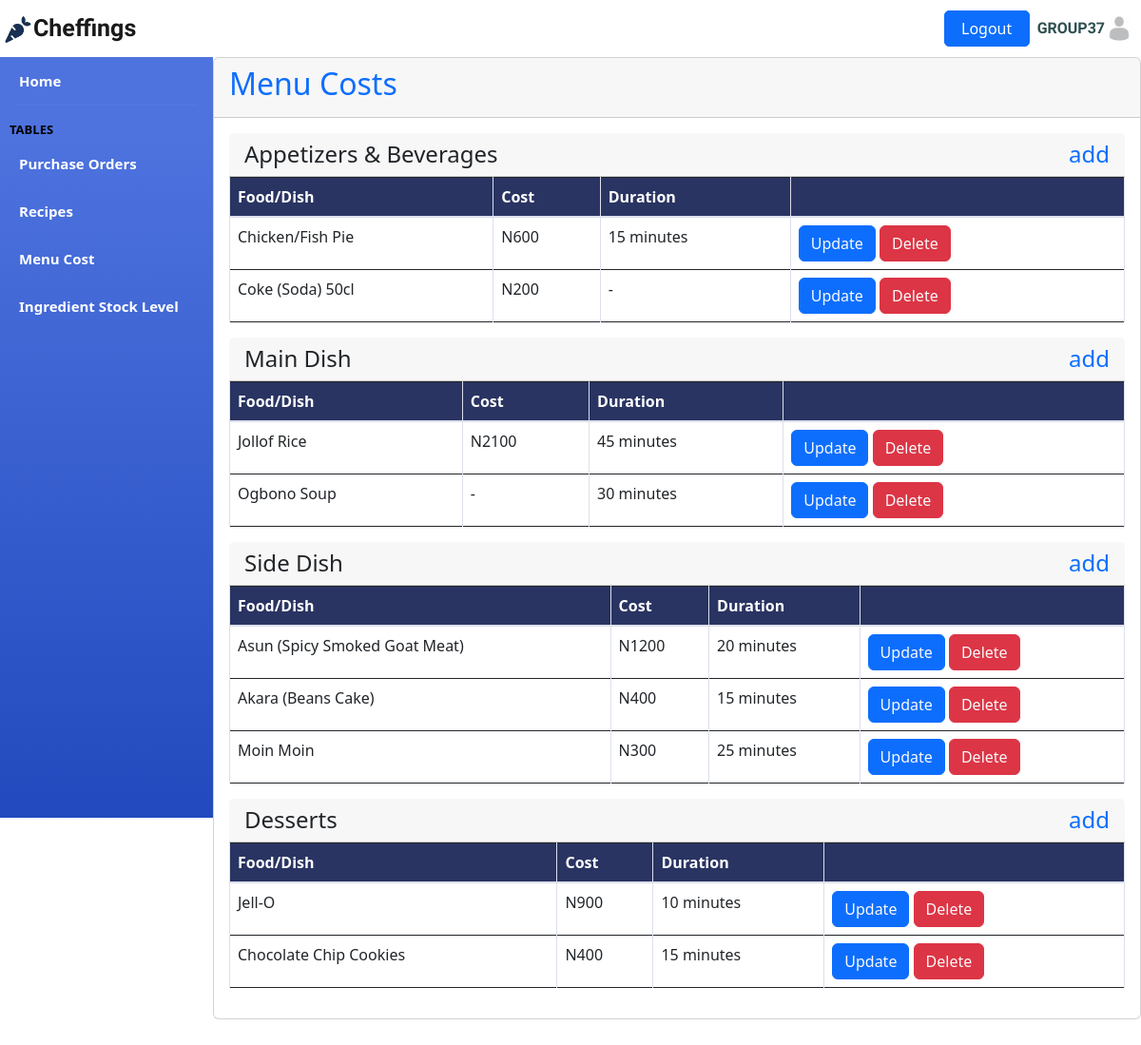
Screenshot of /inventory_pages/menu.php (signed in) with the database file from the repository.
### tables this page shows
CREATE TABLE `admin_table` (
  `id` int(11) NOT NULL,
  `user_id` int(11) NOT NULL,
  `user_name` varchar(50) NOT NULL,
  `password` varchar(50) NOT NULL,
  `cpassword` varchar(50) NOT NULL,
  `date` timestamp NOT NULL DEFAULT current_timestamp()
);

CREATE TABLE `appetizers_bev` (
  `id` int(11) NOT NULL,
  `dish` text NOT NULL,
  `cost` text NOT NULL,
  `duration` text NOT NULL,
  `ingredients` text NOT NULL,
  `make_it` text NOT NULL,
  `date` timestamp NOT NULL DEFAULT current_timestamp() ON UPDATE current_timestamp()
);

CREATE TABLE `main_dish` (
  `id` int(11) NOT NULL,
  `dish` text NOT NULL,
  `cost` text NOT NULL,
  `duration` text NOT NULL,
  `ingredients` text NOT NULL,
  `make_it` text NOT NULL,
  `date` timestamp NOT NULL DEFAULT current_timestamp() ON UPDATE current_timestamp()
);

CREATE TABLE `side_dish` (
  `id` int(11) NOT NULL,
  `dish` text NOT NULL,
  `cost` text NOT NULL,
  `duration` text NOT NULL,
  `ingredients` text NOT NULL,
  `make_it` text NOT NULL,
  `date` timestamp NOT NULL DEFAULT current_timestamp() ON UPDATE current_timestamp()
);

CREATE TABLE `desserts` (
  `id` int(11) NOT NULL,
  `dish` text NOT NULL,
  `cost` text NOT NULL,
  `duration` text NOT NULL,
  `ingredients` text NOT NULL,
  `make_it` text NOT NULL,
  `date` timestamp NOT NULL DEFAULT current_timestamp() ON UPDATE current_timestamp()
);

### includes/functions.php (called while the page is built, shortened)
<?php
function check_login($connect)
{
	if (isset($_SESSION['user_id'])) {
		$id = $_SESSION['user_id'];
		$query = "select * from admin_table where user_id = '$id' limit 1";
		$result = mysqli_query($connect, $query);
		if ($result&&mysqli_num_rows($result) > 0) {
			$user_data = mysqli_fetch_assoc($result);
			return $user_data;
		}
	}
	die;
}

### inventory_pages/menu.php (the view, shortened to what this page needs)
<?php
	include("../includes/connection.php");
	include("../includes/topbar.php");
	include("../includes/sidebar.php");
?>
<!DOCTYPE html>
<html>
<head>
</head>
<body>
<div class="card">
			<div class="card-header text-primary">
				<h2>Menu Costs</h2>
			</div>
	<div class="card-body" id="order-table">
		<div>
			<h4 class="card-header">Appetizers & Beverages <a href="new_appetizers.php" style="float:right;">add</a></h4>
		</div>
		<div class="table-responsive">
			<table class="table table-bordered table-hover">
				<thead>
					<tr>
						<th>Food/Dish</th>
						<th>Cost</th>
						<th>Duration</th>
						<th></th>
					</tr>
				</thead>
				<tbody>
					<?php
						$query = "SELECT * FROM appetizers_bev";
						$appetizer = mysqli_query($connect, $query);
						while ($row = $appetizer->fetch_assoc()) {
							$id=$row['id'];
							$dish=$row['dish'];
							$cost=$row['cost'];
							$duration=$row['duration'];
							echo "<tr>
								<td>$dish</td>
								<td>$cost</td>
								<td>$duration</td>
								<td>
									<button class='btn btn-primary'>
										<a class='text-light' href='update_appetizers.php?up_appetizers_id=".$id."'>Update</a>
									</button>
									<button class='btn btn-danger'>
										<a class='text-light' href='delete_appetizers.php?del_appetizers_id=".$id."'>Delete</a>
									</button>
								</td>
							</tr>";
						}
					?>
				</tbody>
			</table>
		</div>
	<div>
		<h4 class="card-header">Main Dish <a href="new_maindish.php" style="float:right;">add</a></h4>
	</div>
	<div class="table-responsive">
		<table class="table table-bordered table-hover">
			<thead>
				<tr>
					<th>Food/Dish</th>
					<th>Cost</th>
					<th>Duration</th>
					<th></th>
				</tr>
			</thead>
			<tbody>
				<?php
					$query = "SELECT * FROM main_dish";
					$main = mysqli_query($connect, $query);
					while ($row = $main->fetch_assoc()) {
						$id=$row['id'];
						$dish=$row['dish'];
						$cost=$row['cost'];
						$duration=$row['duration'];
						echo "<tr>
							<td>$dish</td>
							<td>$cost</td>
							<td>$duration</td>
							<td>
								<button class='btn btn-primary'>
									<a class='text-light' href='update_maindish.php?up_maindish_id=".$id."'>Update</a>
								</button>
								<button class='btn btn-danger'>
									<a class='text-light' href='delete_maindish.php?del_maindish_id=".$id."'>Delete</a>
								</button>
							</td>
						</tr>";
					}
				?>
			</tbody>
		</table>
	</div>
	<div>
		<h4 class="card-header">Side Dish <a href="new_sidedish.php" style="float:right;">add</a></h4>
	</div>
	<div class="table-responsive">
		<table class="table table-bordered table-hover">
			<thead>
				<tr>
					<th>Food/Dish</th>
					<th>Cost</th>
					<th>Duration</th>
					<th></th>
				</tr>
			</thead>
			<tbody>
				<?php
					$query = "SELECT * FROM side_dish";
					$side = mysqli_query($connect, $query);
					while ($row = $side->fetch_assoc()) {
						$id=$row['id'];
						$dish=$row['dish'];
						$cost=$row['cost'];
						$duration=$row['duration'];
						echo "<tr>
							<td>$dish</td>
							<td>$cost</td>
							<td>$duration</td>
							<td>
								<button class='btn btn-primary'>
									<a class='text-light' href='update_sidedish.php?up_sidedish_id=".$id."'>Update</a>
								</button>
								<button class='btn btn-danger'>
									<a class='text-light' href='delete_sidedish.php?del_sidedish_id=".$id."'>Delete</a>
								</button>
							</td>
						</tr>";
					}
				?>
			</tbody>
		</table>
	</div>
	<div>
		<h4 class="card-header">Desserts <a href="new_desserts.php" style="float:right;">add</a></h4>
	</div>
	<div class="table-responsive">
		<table class="table table-bordered table-hover">
			<thead>
				<tr>
					<th>Food/Dish</th>
					<th>Cost</th>
					<th>Duration</th>
					<th></th>
				</tr>
			</thead>
			<tbody>
				<?php
					$query = "SELECT * FROM desserts";
					$desserts = mysqli_query($connect, $query);
					while ($row = $desserts->fetch_assoc()) {
						$id=$row['id'];
						echo "<tr>
							<td> ".$row["dish"]." </td>
							<td> ".$row["cost"]." </td>
							<td> ".$row["duration"]." </td>
							<td>
								<button class='btn btn-primary'>
									<a class='text-light' href='update_desserts.php?up_desserts_id=".$id."'>Update</a>
								</button>
								<button class='btn btn-danger'>
									<a class='text-light' href='delete_desserts.php?del_desserts_id=".$id."'>Delete</a>
								</button>
							</td>
						</tr>";
					}
				?>
			</tbody>
		</table>
	</div>
	</div>
</div>
</body>
</html>
<?php
	include("../includes/footer.php");
?>

### includes/topbar.php (shortened to what this page needs)
<?php
    include("../includes/connection.php");
    include("../includes/functions.php");
    $user_data = check_login($connect);
?>
<!DOCTYPE html>
<html lang="en">
<link rel="stylesheet" href="../bootstrap/css/bootstrap.min.css">
<link rel="stylesheet" href="../bootstrap/css/bootstrap.css">
<nav class="navbar navbar-expand navbar-light bg-white topbar static-top " id="nav">
            <div>
                <a class="navbar-brand pull-left"  href="index.php" id="cheffings">
					<img src="../img/carrot.jpg" width="35" height="33">Cheffings
			 	</a>
            </div>
        <ul class="navbar-nav ml-auto" style="align-items: center;">
            <li>
                <button class="btn btn-primary" style="border-radius: 5px; width: 90px;">
                    <a id="logout" href="../inventory_pages/logout.php">Logout</a>
                </button>
            </li>
            <li class="nav-item">
                <a class="nav-link">
                <span style="text-transform: uppercase; color:darkslategray; font-weight: 600; font-family: 'Julius Sans One', sans-serif;"><?php echo  $user_data['user_name'] ;?></span>
                <img class="img-profile rounded-circle" id="img" src="../img/profile.jpg">
                </a>
            </li>
        </ul>
</nav>
</html>

### includes/sidebar.php (shortened to what this page needs)
<!DOCTYPE html>
<html lang="en">
<head>
</head>
    <link rel="stylesheet" href="../bootstrap/css/bootstrap.min.css">
    <link rel="stylesheet" href="../bootstrap/css/bootstrap.css">
    <link href="../bootstrap/dataTables.bootstrap4.min.css" rel="stylesheet">
    <link href="../bootstrap/sb-admin-2.css" rel="stylesheet">
    <body class="page-bottom">
        <div id="sidenav" class="sidebar">
           <ul class="navbar-nav bg-gradient-primary sidebar sidebar-dark accordion" id="accordionSidebar">
                        <li class="nav-item">
                        <a href="index.php" id="a">
                            <span id="tables">Home</span></a>
                        </li>
                        <hr class="sidebar-divider">
                        <div class="sidebar-heading" id="text">
                        Tables
                        </div>
                        <li class="nav-item">
                        <a href="orders.php" id="a">
                            <span id="tables">Purchase Orders</span></a>
                        </li>
                        <li class="nav-item">
                        <a href="recipes.php" id="a">
                            <span id="tables">Recipes</span></a>
                        </li>
                        <li class="nav-item">
                        <a href="menu.php" id="a">
                            <span id="tables">Menu Cost</span></a>
                        </li>
                        <li class="nav-item">
                        <a href="stocklevel.php" id="a">
                            <span id="tables">Ingredient Stock Level</span></a>
                        </li>
            </ul>
        </div>
    </body>
</html>

### includes/footer.php (shortened to what this page needs)
<!DOCTYPE html>
<html>
        <link rel="stylesheet" href="../bootstrap/css/bootstrap.min.css">
        <link rel="stylesheet" href="../bootstrap/css/bootstrap.css">
<body>
</body>
</html>

### includes/topbar.php (style rules this page uses)
#nav { height: 60px; list-style: none; }
#img { height: 30px; width: 30px; }
#logout { text-decoration-line: none; font-weight: 500; color: white; }
#cheffings { font-family: 'Parisienne', cursive; font-weight:700; font-size: 25px; }

### includes/sidebar.php (style rules this page uses)
#tables { font-weight: 700; }
#sidenav { bottom: 0; height: 100%; width: 20%; float: left; min-height: 100%; padding: 0 0 60px; }
.sidebar ul li a { color: white; font-size: 15px; font-weight: 500; display: block; line-height: 50px; padding-left: 20px; transition: .2s; text-decoration: none; }
#text { text-transform: uppercase; color: black; font-weight: 700; font-size: small; padding-left: 10px; }

### inventory_pages/menu.php (style rules this page uses)
table thead { background-color: #293462; }
table thead th { color: white; }
body a { text-decoration: none; }

### rows the page displays
admin_table: user_name "GROUP37"
appetizers_bev: dish "Chicken/Fish Pie", cost "N600", duration "15 minutes"
appetizers_bev: dish "Coke (Soda) 50cl", cost "N200", duration "-"
main_dish: dish "Jollof Rice", cost "N2100", duration "45 minutes"
main_dish: dish "Ogbono Soup", cost "-", duration "30 minutes"
side_dish: dish "Asun (Spicy Smoked Goat Meat)", cost "N1200", duration "20 minutes"
side_dish: dish "Akara (Beans Cake)", cost "N400", duration "15 minutes"
side_dish: dish "Moin Moin", cost "N300", duration "25 minutes"
desserts: dish "Jell-O", cost "N900", duration "10 minutes"
desserts: dish "Chocolate Chip Cookies", cost "N400", duration "15 minutes"
